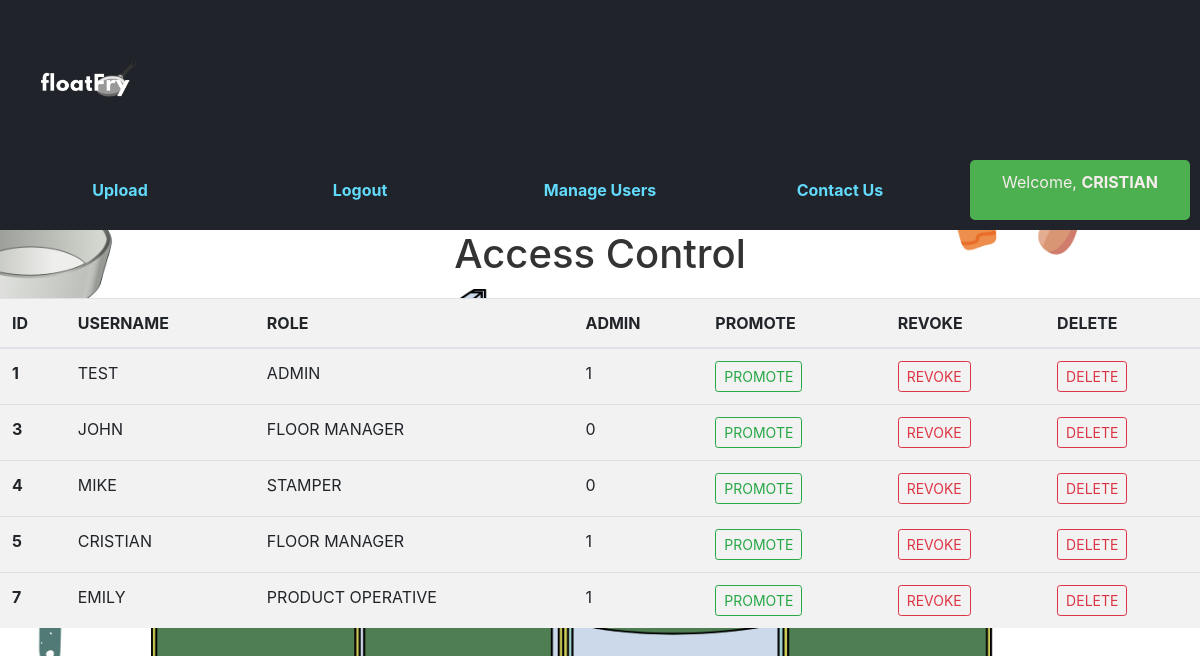
/promote (signed in), run on an earlier commit of the app's database.
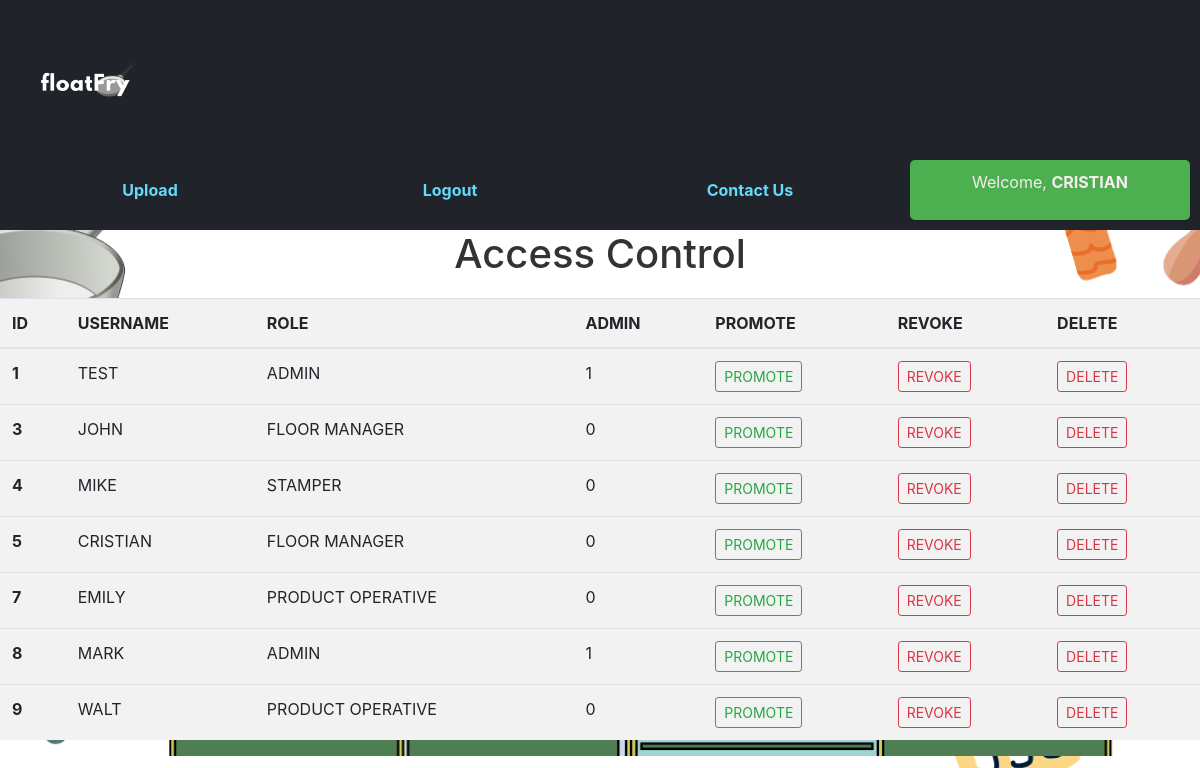
And on a later commit of the database.
### tables this page shows
CREATE TABLE Accounts (
    AccountsID INTEGER PRIMARY KEY AUTOINCREMENT,
    Username VARCHAR(255),
    Admin BOOLEAN,
    RoleID INTEGER,
    Role VARCHAR(255),
    EmployeeID INTEGER, Password VARCHAR(100),
    FOREIGN KEY (RoleID) REFERENCES Roles(RoleID),
    FOREIGN KEY (EmployeeID) REFERENCES Employees(EmployeeID)
);

### Test.py (the view)
@app. route ("/promote")
def promote():
    user = get_current_user()
    db = get_db()
    if 'logged_in' in session and session['logged_in'] :
        all_entries_cursor = db.execute('SELECT * FROM Accounts')
        employees = all_entries_cursor.fetchall()
        return render_template('promote.html',  user = user, employees = employees)
    else:
        return redirect(url_for('login'))

### Test.py (called while the page is built)
def get_current_user():
    user = None
    if "user" in session:
        user = session['user']
        print(user)
        db = get_db()
        user_cursor = db.execute("select * from Accounts where Username = ?", [user])
        user = user_cursor. fetchone()
    return user

### users_database.py (called while the page is built)
def connect_database():
    sql =  sqlite3.connect("/Users/muhammadusman/Downloads/django/JustInTime/Floatfry.db")
    sql.row_factory = sqlite3.Row
    return sql

def get_db():
    if not hasattr(g, 'FloatFry_db'):
        g.FloatFry_db = connect_database()
    return g.FloatFry_db

### templates/promote.html (shortened to what this page needs)
{%from 'links.html' import links %}
<!DOCTYPE html>
<html lang="en">
<head>
    <link rel="stylesheet" href="{{ url_for('static', filename='styles.css') }}">
    <link rel="stylesheet" href="https://maxcdn.bootstrapcdn.com/bootstrap/4.5.2/css/bootstrap.min.css">
</head>
<body>
    <header>
        <div class="logo">
            <img src="{{ url_for('static', filename='float_fry_logo.png') }}" alt="Float Fry Logo">
        </div>
        <nav>
            {{links(user)}}
        </nav>
    </header>
    <h1>Access Control</h1>
    <table class="table">
        <thead>
          <tr>
            <th scope="col">ID</th>
            <th scope="col">USERNAME</th>
            <th scope="col">ROLE</th>
            <th scope="col">ADMIN</th>
            <th scope="col">PROMOTE</th>
            <th scope="col">REVOKE</th>
            <th scope="col">DELETE</th>
          </tr>
        </thead>
        <tbody>
            {% if employees %}
                {% for emp in employees %}
                    <tr>
                        <th scope="row">{{ emp["AccountsID"] }}</th>
                        <td>{{ emp["Username"] }}</td>
                        <td>{{ emp["Role"] }}</td>
                        <td>{{ emp["Admin"] }}</td>
                        <td><a class="btn btn-sm btn-outline-success" href="{{ url_for('promotetoadmin', empid = emp['AccountsID']) }}"> PROMOTE</a></td>
                        <td><a class="btn btn-sm btn-outline-danger" href="{{ url_for('revoke', empid = emp['AccountsID']) }}"> REVOKE</a></td>
                        <td><a class="btn btn-sm btn-outline-danger" href="{{ url_for('deleteuser', empid = emp['AccountsID']) }}">DELETE</a></td>
                    </tr>
                {% endfor %}
            {% endif %}
        </tbody>
      </table>
</body>
</html>

### templates/links.html (shortened to what this page needs)
{% macro links(user)%}
    <ul>
        {% if user %}
        <li><a href="{{ url_for('upload_file') }}">Upload</a></li>
        <li><a href="{{ url_for('logout') }}">Logout</a></li>
        {% endif %}
        {% if user and user[ 'admin'] == 1 %}
        <li><a href="{{ url_for('promote') }}">Manage Users</a></li>
        {% endif %}
        <li><a href="#contact">Contact Us</a></li>
        <li>
            {% if user %}
                <div class="user-info">
                    <p>Welcome, <span>{{ user['username'] }}</span></p>
                </div>
            {% endif %}
        </li>
    </ul>
{%endmacro%}

### static/styles.css (style rules this page uses)
body { font-family: Arial, sans-serif; background-color: #f0f0f0; margin: 0; padding: 0; background: url('splash.png'); background-size: cover; opacity: 1; }
header { background-color: #20232a; color: #61dafb; padding: 10px; display: flex; justify-content: space-between; align-items: center; }
.logo img { width: 150px; }
nav ul { list-style-type: none; display: flex; gap: 20px; margin: 0; padding: 0; align-items: center; justify-content: space-between; }
nav ul li { flex: 1; text-align: center; }
nav ul li a { text-decoration: none; color: #61dafb; font-weight: bold; transition: color 0.2s; display: block; padding: 10px 0; }
.user-info { background-color: #f9f1f1; color: rgb(0, 0, 0); padding: 5px 10px; border-radius: 5px; }
h1 { text-align: center; margin-top: 50px; font-size: 36px; color: #333; }
.table { width: 100%; border-collapse: collapse; margin-top: 20px; color: rgb(247, 237, 237); background-color: #f2f2f2; }
.user-info { background-color: #4CAF50; color: white; padding: 10px; border-radius: 5px; }
.user-info span { font-weight: bold; }
p { font-size: 16px; color: rgb(247, 237, 237); }

What changed in the data, as far as the page shows it:
changed Accounts "CRISTIAN": Admin "1" → "0"
changed Accounts "EMILY": Admin "1" → "0"
added Accounts: AccountsID "8", Username "MARK", Role "ADMIN", Admin "1"
added Accounts: AccountsID "9", Username "WALT", Role "PRODUCT OPERATIVE", Admin "0"
Also different on the page:
text no longer shown: "Manage Users"
